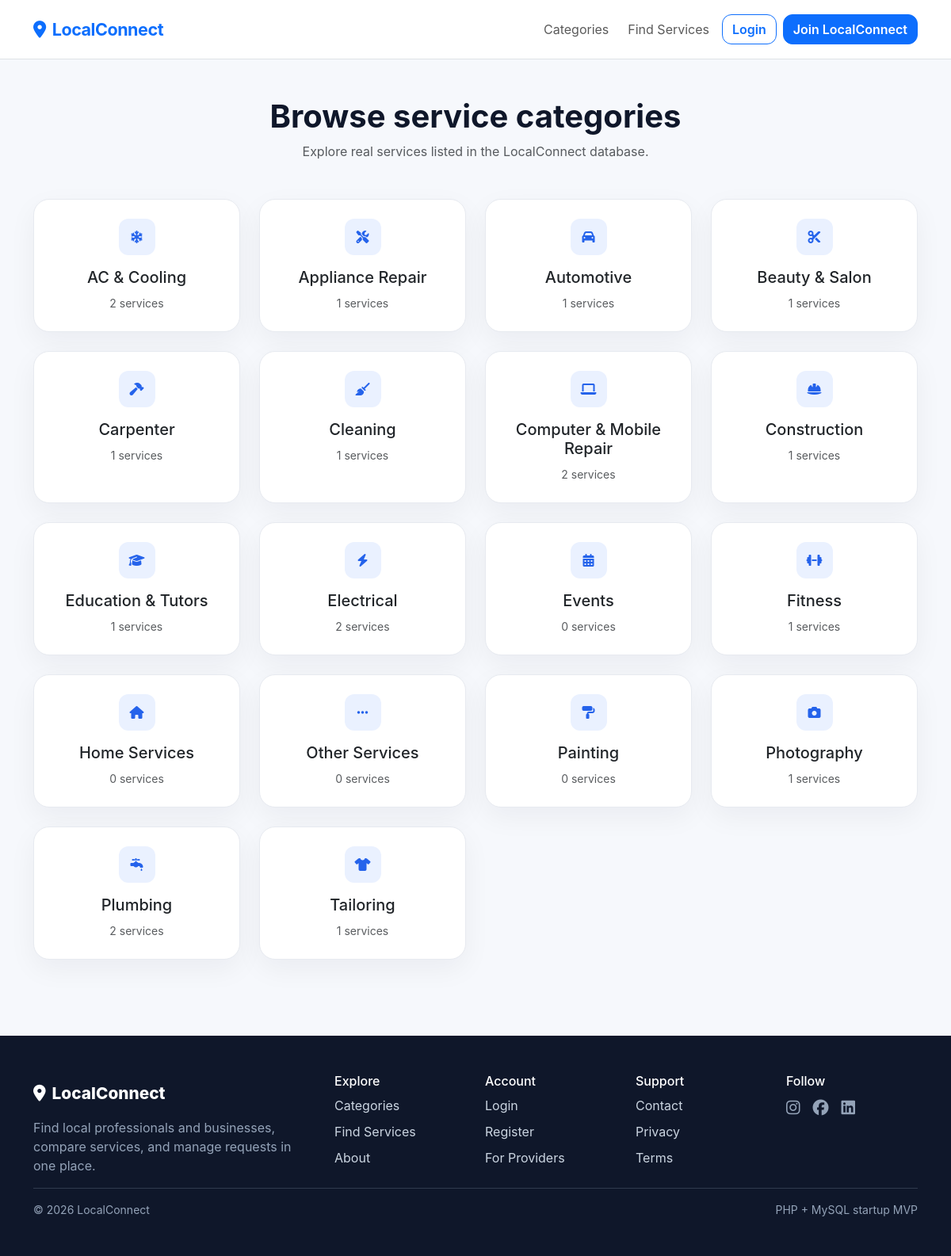
/categories.php, run on the app's committed database.
### tables this page shows
CREATE TABLE categories (
 id INT UNSIGNED AUTO_INCREMENT PRIMARY KEY,name VARCHAR(120) NOT NULL UNIQUE,slug VARCHAR(140) NOT NULL UNIQUE,icon VARCHAR(80) NULL,description VARCHAR(255) NULL,is_active TINYINT(1) NOT NULL DEFAULT 1,created_at TIMESTAMP DEFAULT CURRENT_TIMESTAMP,updated_at TIMESTAMP DEFAULT CURRENT_TIMESTAMP ON UPDATE CURRENT_TIMESTAMP, INDEX idx_categories_active(is_active)
);

### config/database.php (called while the page is built, shortened)
<?php
require_once __DIR__ . '/app.php';
function db_config(): array
{
    $prod = is_production();
    return [
        'host' => env_value('DB_HOST', $prod ? null : 'dpg-daukqqh7lnhs738uu400-a'),
        'port' => env_value('DB_PORT', '3306'),
        'name' => env_value('DB_NAME', $prod ? null : 'python_db_0dgf'),
        'user' => env_value('DB_USER', $prod ? null : 'python_db_0dgf_user'),
        'pass' => env_value('DB_PASS', $prod ? null : 'hUtvSorRgbIEniNHha9OSAMMKrD7wNMN'),
    ];
}
function db(): PDO
{
    try {
        $cfg = db_config();
        $dsn = 'mysql:host=' . $cfg['host'] . ';port=' . ($cfg['port'] ?: '3306') . ';dbname=' . $cfg['name'] . ';charset=utf8mb4';
        $pdo = new PDO($dsn, (string)$cfg['user'], (string)$cfg['pass'], [
            PDO::ATTR_ERRMODE => PDO::ERRMODE_EXCEPTION,
            PDO::ATTR_DEFAULT_FETCH_MODE => PDO::FETCH_ASSOC,
            PDO::ATTR_EMULATE_PREPARES => false,
            PDO::ATTR_STRINGIFY_FETCHES => false,
        ]);
        return $pdo;
    } catch (Throwable $e) {
        error_log('[LocalConnect][database] connection failed: ' . $e::class . ' code=' . $e->getCode());
        http_response_code(500);
        $message = is_production()
            ? 'LocalConnect is temporarily unavailable. Please try again later.'
            : 'LocalConnect could not connect to the database. Check environment variables and import the development database.';
        exit($message);
    }
}

### config/app.php (called while the page is built, shortened)
<?php
function env_value(string $key, ?string $default = null): ?string
{
    $value = getenv($key);
    if ($value === false || $value === '') return $default;
    return (string)$value;
}
function configured_base_path(): string
{
    $path = trim(env_value('APP_BASE_PATH', '/localconnect/') ?? '/localconnect/');
    $trimmed = trim($path, '/');
    return '/' . $trimmed . '/';
}

### includes/functions.php (called while the page is built, shortened)
<?php
require_once __DIR__ . '/../config/app.php';
function base_url(string $path = ''): string
{
    return configured_base_path() . ltrim($path, '/');
}
function e(?string $value): string
{
    return htmlspecialchars((string)$value, ENT_QUOTES | ENT_SUBSTITUTE, 'UTF-8');
}

### categories.php (the view)
<?php require_once __DIR__.'/includes/auth.php'; $cats=db()->query("SELECT c.*,COUNT(s.id) service_count FROM categories c LEFT JOIN services s ON s.category_id=c.id AND s.is_active=1 WHERE c.is_active=1 GROUP BY c.id ORDER BY c.name")->fetchAll(); $pageTitle='Service Categories — LocalConnect'; require __DIR__.'/includes/header.php'; ?>
<div class="container py-5"><div class="text-center mb-5"><h1 class="fw-bold">Browse service categories</h1><p class="text-muted">Explore real services listed in the LocalConnect database.</p></div><div class="row g-4"><?php foreach($cats as $c): ?><div class="col-6 col-md-4 col-lg-3"><a class="text-decoration-none text-dark" href="<?=e(base_url('search.php?category='.$c['id']))?>"><div class="soft-card p-4 h-100 text-center"><div class="feature-icon mx-auto mb-3"><i class="fa-solid <?=e($c['icon']?:'fa-wrench')?>"></i></div><h5><?=e($c['name'])?></h5><small class="text-muted"><?= (int)$c['service_count'] ?> services</small></div></a></div><?php endforeach; ?></div></div>
<?php require __DIR__.'/includes/footer.php'; ?>

### assets/css/style.css (style rules this page uses)
:root { --lc-primary:#2563eb;--lc-dark:#0f172a;--lc-soft:#f6f8fc }
body { background:var(--lc-soft);color:var(--lc-dark) }
.soft-card { background:#fff;border:1px solid #e7eaf0;border-radius:1.25rem;box-shadow:0 12px 35px rgba(15,23,42,.05) }
.feature-icon { width:46px;height:46px;display:grid;place-items:center;border-radius:12px;background:#eaf1ff;color:#2563eb }
html { scroll-behavior:smooth }
body { font-family:Inter,system-ui,-apple-system,"Segoe UI",sans-serif }

### data on the page
categories: name "AC & Cooling", service_count "2"
categories: name "Appliance Repair", service_count "1"
categories: name "Automotive", service_count "1"
categories: name "Beauty & Salon", service_count "1"
categories: name "Carpenter", service_count "1"
categories: name "Cleaning", service_count "1"
categories: name "Computer & Mobile Repair", service_count "2"
categories: name "Construction", service_count "1"
categories: name "Education & Tutors", service_count "1"
categories: name "Electrical", service_count "2"
categories: name "Events", service_count "0"
categories: name "Fitness", service_count "1"
categories: name "Home Services", service_count "0"
categories: name "Other Services", service_count "0"
categories: name "Painting", service_count "0"
categories: name "Photography", service_count "1"
categories: name "Plumbing", service_count "2"
categories: name "Tailoring", service_count "1"
